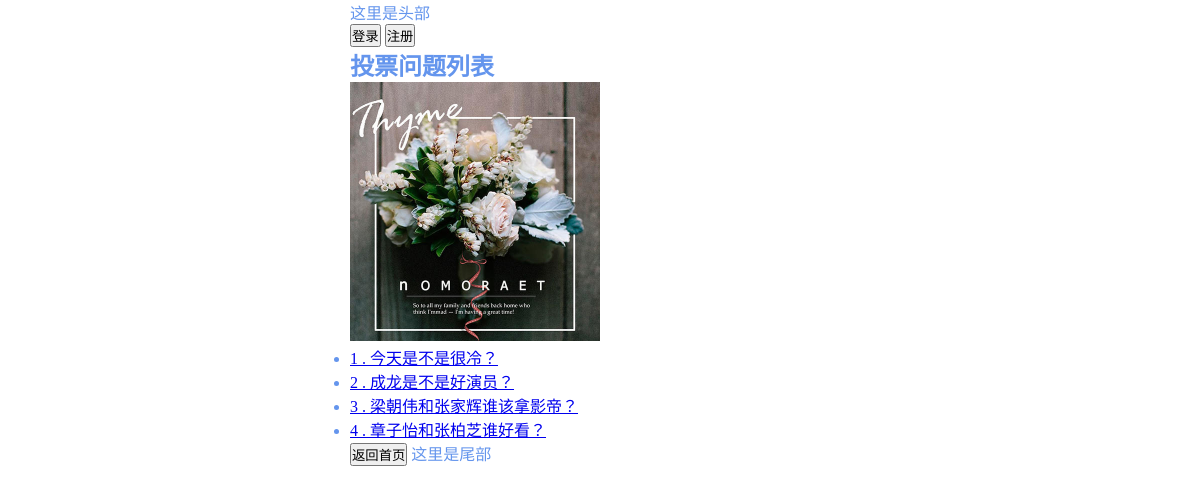
The page /polls/ on the database as committed earlier.
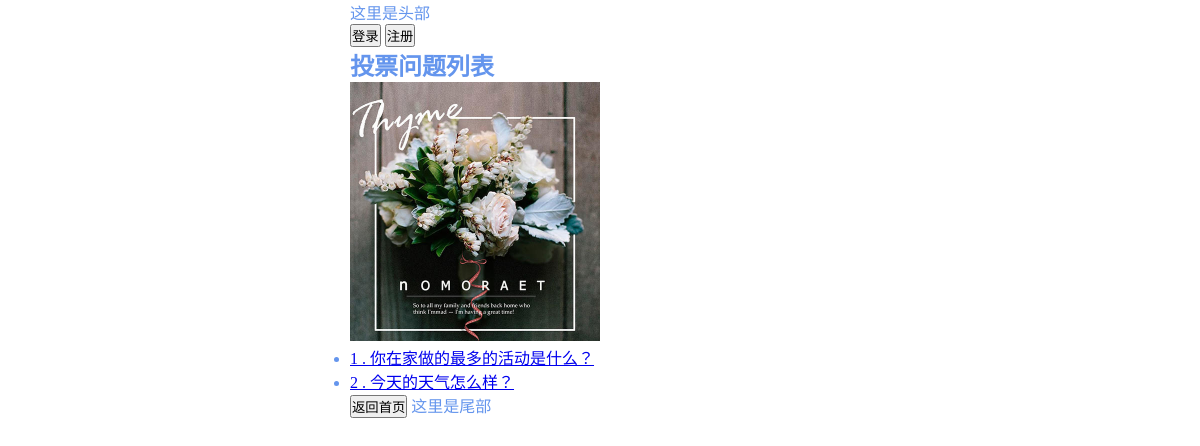
The same page on the database as committed later.
### polls/models.py (models this page shows, shortened)
class Question(models.Model):
    title = models.CharField(max_length=50, verbose_name="投票问题")
    create_time = models.DateTimeField(auto_now_add=True, verbose_name="创建时间")
    class Meta:
        verbose_name = "投票表"
        verbose_name_plural = verbose_name
        ordering = ["-create_time"]

### polls/views.py (the view)
def index(request):
    questions = Question.objects.all()
    return render(request,'polls/index.html',{"questions":questions})

### templates/polls/index.html (shortened to what this page needs)
{% extends 'polls/base.html'%}
{% block body %}
        <h2>投票问题列表</h2>
        <img src="/static/img/photo.jpg" alt="">
        <ul>
            {% for q in questions %}
                <li>
                    <a href="{% url 'polls:detail' q.id %}"> {{forloop.counter}} . {{q.title}}</a>
                </li>
            {% endfor %}
        </ul>
        <a href="{% url 'booktest:index' %}"><button>返回首页</button></a>
{%endblock%}

### templates/polls/base.html (shortened to what this page needs)
<!DOCTYPE html>
<html lang="en">
<head>
    <link rel="stylesheet" href="/static/css/main.css">
</head>
<body>
<div class="con">
    {% block header%}
    这里是头部
    <div>
        {% if request.user and  request.user.username != ''%}
         用户名：{{request.user.username}} <a href="{% url 'polls:logout' %}"><button>退出</button></a>
        {% else%}
            <a href="{% url 'polls:login' %}"><button>登录</button></a>
            <a href="{% url 'polls:regist' %}"><button>注册</button></a>
        {% endif%}
    </div>
    {% endblock%}
    {% block body%}{% endblock%}
    {% block footer%}
    这里是尾部
    {% endblock%}
</div>
</body>
</html>

### static/css/main.css (style rules this page uses)
* { margin: 0; padding: 0; }
.con { width: 500px; margin: 0 auto; color: cornflowerblue; }
h2 { width: 500px; margin: 0 auto; }
img { width: 250px; }

Rows that differ between the two databases and show on the page:
removed Question: title "今天是不是很冷？"
removed Question: title "成龙是不是好演员？"
removed Question: title "梁朝伟和张家辉谁该拿影帝？"
removed Question: title "章子怡和张柏芝谁好看？"
added Question: title "你在家做的最多的活动是什么？"
added Question: title "今天的天气怎么样？"
